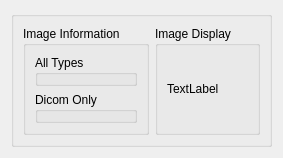
      <widget class="QWidget" name="tab_loading">
       <attribute name="title">
        <string>Image Loading</string>
       </attribute>
       <layout class="QGridLayout" name="gridLayout_2">
        <item row="0" column="0">
         <widget class="QGroupBox" name="groupBox">
          <property name="title">
           <string/>
          </property>
          <layout class="QGridLayout" name="gridLayout">
           <item row="0" column="0">
            <widget class="QGroupBox" name="groupBox_2">
             <property name="maximumSize">
              <size>
               <width>600</width>
               <height>16777215</height>
              </size>
             </property>
             <property name="title">
              <string>Image Information</string>
             </property>
             <layout class="QVBoxLayout" name="verticalLayout">
              <item>
               <widget class="QGroupBox" name="groupBox_3">
                <property name="title">
                 <string>All Types</string>
                </property>
                <widget class="QWidget" name="layoutWidget">
                 <property name="geometry">
                  <rect>
                   <x>12</x>
                   <y>31</y>
                   <width>491</width>
                   <height>251</height>
                  </rect>
                 </property>
                 <layout class="QGridLayout" name="gridLayout_3">
                  <item row="0" column="0">
                   <layout class="QVBoxLayout" name="verticalLayout_2">
                    <item>
                     <widget class="QLabel" name="ImageWidth_label">
                      <property name="text">
                       <string>Image Width: </string>
                      </property>
                     </widget>
                    </item>
                    <item>
                     <widget class="QLabel" name="ImageHeight_label">
                      <property name="text">
                       <string>Image Height: </string>
                      </property>
                     </widget>
                    </item>
                    <item>
                     <widget class="QLabel" name="BitDepth_label">
                      <property name="text">
                       <string>Bit depth (bit/pixel): </string>
                      </property>
                     </widget>
                    </item>
                    <item>
                     <widget class="QLabel" name="ImageColor_label">
                      <property name="text">
                       <string>Image Color: </string>
                      </property>
                     </widget>
                    </item>
                    <item>
                     <widget class="QLabel" name="ImageSize_label">
                      <property name="text">
                       <string>Image Total size in bits: </string>
                      </property>
                     </widget>
                    </item>
                   </layout>
                  </item>
                  <item row="0" column="1">
                   <layout class="QVBoxLayout" name="verticalLayout_3">
                    <item>
                     <widget class="QLabel" name="IWdisplay_label">
                      <property name="text">
                       <string>TextLabel</string>
                      </property>
                     </widget>
                    </item>
                    <item>
                     <widget class="QLabel" name="IHdisplay_label">
                      <property name="text">
                       <string>TextLabel</string>
                      </property>
                     </widget>
                    </item>
                    <item>
                     <widget class="QLabel" name="BDdisplay_label">
                      <property name="text">
                       <string>TextLabel</string>
                      </property>
                     </widget>
                    </item>
                    <item>
                     <widget class="QLabel" name="ICdisplay_label">
                      <property name="text">
                       <string>TextLabel</string>
                      </property>
                     </widget>
                    </item>
                    <item>
                     <widget class="QLabel" name="ISdisplay_label">
                      <property name="text">
                       <string>TextLabel</string>
                      </property>
                     </widget>
                    </item>
                   </layout>
                  </item>
                 </layout>
                </widget>
               </widget>
              </item>
              <item>
               <widget class="QGroupBox" name="groupBox_4">
                <property name="title">
                 <string>Dicom Only</string>
                </property>
                <widget class="QWidget" name="layoutWidget">
                 <property name="geometry">
                  <rect>
                   <x>10</x>
                   <y>30</y>
                   <width>491</width>
                   <height>251</height>
                  </rect>
                 </property>
                 <layout class="QHBoxLayout" name="horizontalLayout">
                  <item>
                   <layout class="QVBoxLayout" name="verticalLayout_4">
                    <item>
                     <widget class="QLabel" name="ModalityUsed_label">
                      <property name="text">
                       <string>Modality used: </string>
                      </property>
                     </widget>
                    </item>
                    <item>
                     <widget class="QLabel" name="label_2">
                      <property name="text">
                       <string>Patient name: </string>
                      </property>
                     </widget>
                    </item>
                    <item>
                     <widget class="QLabel" name="label_3">
                      <property name="text">
                       <string>Patient Age: </string>
                      </property>
                     </widget>
                    </item>
                    <item>
                     <widget class="QLabel" name="label_4">
                      <property name="text">
                       <string>Body part examined: </string>
                      </property>
                     </widget>
                    </item>
                   </layout>
                  </item>
                  <item>
                   <layout class="QVBoxLayout" name="verticalLayout_5">
                    <item>
                     <widget class="QLabel" name="MUdisplay_label">
                      <property name="text">
                       <string>TextLabel</string>
                      </property>
                     </widget>
                    </item>
                    <item>
                     <widget class="QLabel" name="PNdisplay_label">
                      <property name="text">
                       <string>TextLabel</string>
                      </property>
                     </widget>
                    </item>
                    <item>
                     <widget class="QLabel" name="PAdisplay_label">
                      <property name="text">
                       <string>TextLabel</string>
                      </property>
                     </widget>
                    </item>
                    <item>
                     <widget class="QLabel" name="BPdisplay_label">
                      <property name="text">
                       <string>TextLabel</string>
                      </property>
                     </widget>
                    </item>
                   </layout>
                  </item>
                 </layout>
                </widget>
               </widget>
              </item>
             </layout>
            </widget>
           </item>
           <item row="0" column="1">
            <widget class="QGroupBox" name="groupBox_5">
             <property name="title">
              <string>Image Display</string>
             </property>
             <layout class="QGridLayout" name="gridLayout_4">
              <item row="0" column="0">
               <widget class="QLabel" name="ImageDisplay_label">
                <property name="maximumSize">
                 <size>
                  <width>1200</width>
                  <height>800</height>
                 </size>
                </property>
                <property name="text">
                 <string>TextLabel</string>
                </property>
               </widget>
              </item>
             </layout>
            </widget>
           </item>
          </layout>
         </widget>
        </item>
       </layout>
      </widget>
